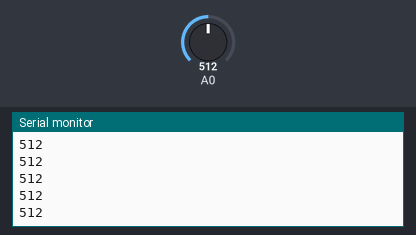
A sketch run on a simulated Arduino Uno, built with avr-gcc and run on an emulated ATmega328P. Shown: the last lines printed to the serial monitor. The test bench sets the inputs (shaded band); at power-on: A0 = 512.

Above: at 1.2 s.
1.3 s: A0 set to 716
At 2.4 s:
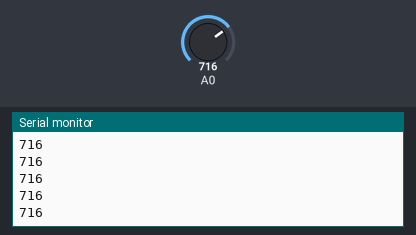
2.8 s: A0 set to 900
At 3.4 s:
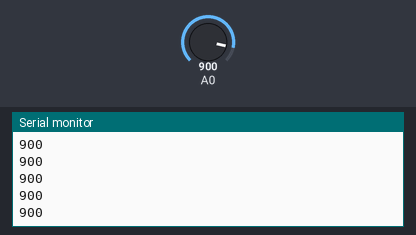
Timing chart, 0 to 5.8 s (numbered marks = the images above; inputs shaded):
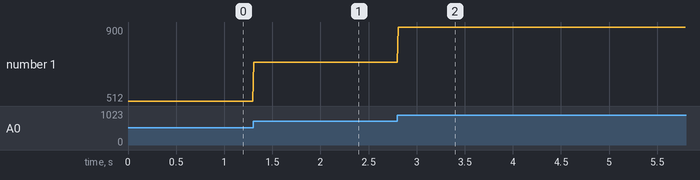

Measured:
- after the input at 1.3 s, the serial monitor: prints a new line at once (image 1)
- after the input at 2.8 s, the serial monitor: prints a new line at once (image 2)
- plotted number 1: 512 → 716 after the input at 1.3 s, 716 → 900 after the input at 2.8 s

The sketch:

verif_quality_son.ino
```cpp
void setup() {
  Serial.begin(115200);
}

void loop() {
  int valeur = analogRead(A0); // lecture capteur
  Serial.println(valeur);
  delay(10);// Fe
}
```
